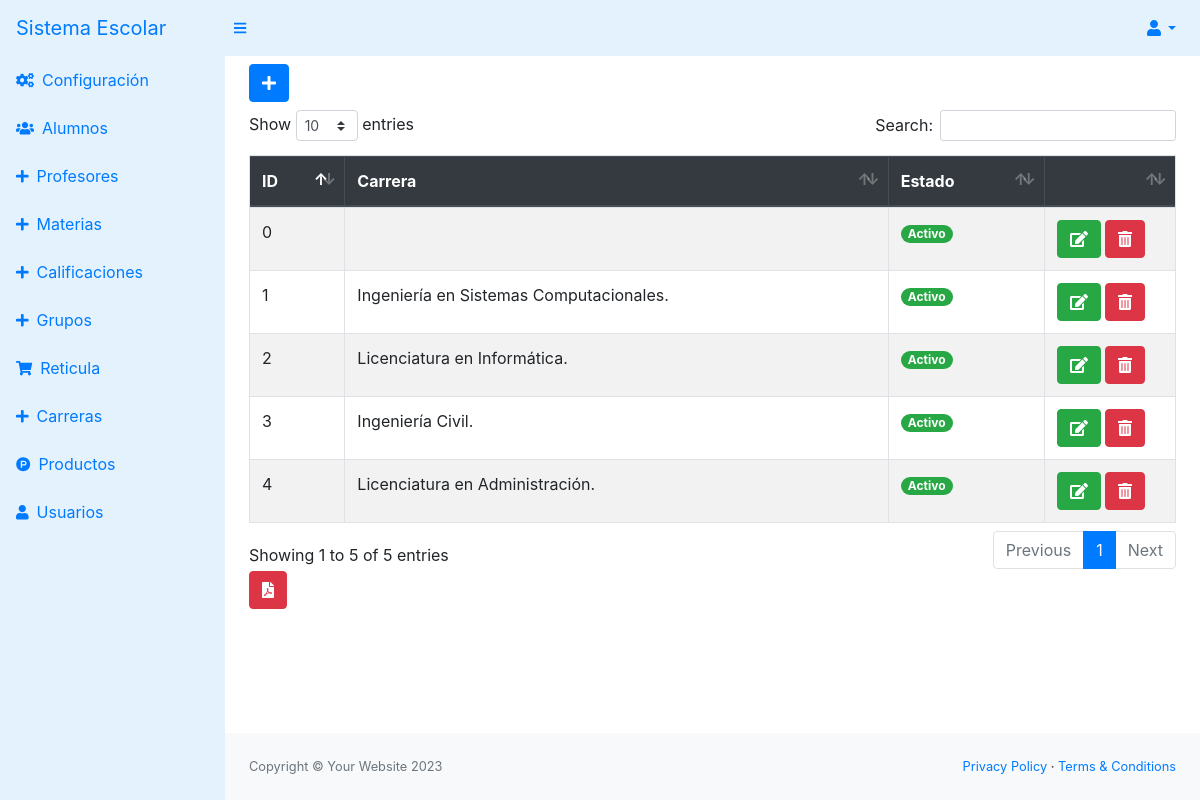
The app's page /src/registrar_carreras.php (signed in) with its own data.
### tables this page shows
CREATE TABLE `carrera` (
  `idmatricula` int(10) NOT NULL,
  `carrera` varchar(50) NOT NULL,
  `estado` int(10) NOT NULL
);

### src/registrar_carreras.php (the view, shortened to what this page needs)
<?php
include_once "includes/header.php";
?>
<button class="btn btn-primary mb-2" type="button" data-toggle="modal" data-target="#nuevo_cliente"><i class="fas fa-plus"></i></button>
<div class="table-responsive">
    <table class="table table-striped table-bordered" id="tbl">
        <thead class="thead-dark">
            <tr>
                <th>ID</th>
                <th>Carrera</th>
                <th>Estado</th>
                <th></th>
            </tr>
        </thead>
        <tbody>
            <?php
            include "../conexion.php";
            $query = mysqli_query($conexion, "SELECT * FROM carrera");
            $result = mysqli_num_rows($query);
            if ($result > 0) {
                while ($data = mysqli_fetch_assoc($query)) {
                    if ($data['estado'] == 1) {
                        $estado = '<span class="badge badge-pill badge-success">Activo</span>';
                    } else {
                        $estado = '<span class="badge badge-pill badge-danger">Inactivo</span>';
                    }
            ?>
                    <tr>
                        <td><?php echo $data['idmatricula']; ?></td>
                        <td><?php echo $data['carrera']; ?></td>
                        <td><?php echo $estado; ?></td>
                        <td>
                            <?php if ($data['estado'] == 1) { ?>
                                <a href="editar_carrera.php?id=<?php echo $data['idmatricula']; ?>" class="btn btn-success"><i class='fas fa-edit'></i></a>
                                <form action="eliminar_carrera.php?id=<?php echo $data['idmatricula']; ?>" method="post" class="confirmar d-inline">
                                    <button class="btn btn-danger" type="submit"><i class='fas fa-trash-alt'></i> </button>
                                </form>
                            <?php } ?>
                        </td>
                    </tr>
            <?php }
            } ?>
        </tbody>
    </table>
    <a href="pdf/generar.php?cl=<?php echo $row['id_cliente'] ?>&v=<?php echo $row['id'] ?>" target="_blank" class="btn btn-danger"><i class="fas fa-file-pdf"></i></a>
</div>
<?php include_once "includes/footer.php"; ?>

### src/includes/header.php (shortened to what this page needs)
<!DOCTYPE html>
<html lang="en">
<head>
    <link href="../assets/css/styles.css" rel="stylesheet" />
    <link href="../assets/css/dataTables.bootstrap4.min.css" rel="stylesheet" />
    <link rel="stylesheet" href="../assets/js/jquery-ui/jquery-ui.min.css">
</head>
<body class="sb-nav-fixed">
    <nav class="sb-topnav navbar navbar-expand" style="background-color: #e3f2fd;">
    <a class="navbar-brand" href="index.php">Sistema Escolar</a>
        <button class="btn btn-link btn-sm order-1 order-lg-0" id="sidebarToggle" href="#"><i class="fas fa-bars"></i></button>
        <ul class="navbar-nav ml-auto">
            <li class="nav-item dropdown">
                <a class="nav-link dropdown-toggle" id="userDropdown" href="#" role="button" data-toggle="dropdown" aria-haspopup="true" aria-expanded="false"><i class="fas fa-user fa-fw"></i></a>
            </li>
        </ul>
    </nav>
    <div id="layoutSidenav">
        <div id="layoutSidenav_nav">
            <nav class="sb-sidenav accordion" style="background-color: #e3f2fd;" id="sidenavAccordion">
                <div class="sb-sidenav-menu">
                    <div class="nav">
                        <a class="nav-link" href="config.php">
                            <div class="sb-nav-link-icon"><i class="fas fa-cogs"></i></div>
                            Configuración
                        </a>
                        <a class="nav-link" href="alumno.php">
                            <div class="sb-nav-link-icon"><i class="fas fa-users"></i></div>
                            Alumnos
                        </a>
                        <a class="nav-link" href="registrar_profesores.php">
                            <div class="sb-nav-link-icon"><i class="fa fa-plus"></i></div>
                            Profesores
                        </a>
                        <a class="nav-link" href="registrar_materia.php">
                            <div class="sb-nav-link-icon"><i class="fa fa-plus"></i></div>
                            Materias
                        </a>
                        <a class="nav-link" href="capturar.php">
                            <div class="sb-nav-link-icon"><i class="fa fa-plus"></i></div>
                            Calificaciones
                        </a>
                        <a class="nav-link" href="registrar_grupo.php">
                            <div class="sb-nav-link-icon"><i class="fa fa-plus"></i></div>
                            Grupos
                        </a>
                        <a class="nav-link" href="reticula.php">
                            <div class="sb-nav-link-icon"><i class="fas fa-shopping-cart"></i></div>
                            Reticula
                        </a>
                        <a class="nav-link" href="registrar_carreras.php">
                            <div class="sb-nav-link-icon"><i class="fa fa-plus"></i></div>
                            Carreras
                        </a>
                        <a class="nav-link" href="productos.php">
                            <div class="sb-nav-link-icon"><i class="fab fa-product-hunt"></i></div>
                            Productos
                        </a>
                        <a class="nav-link" href="usuarios.php">
                            <div class="sb-nav-link-icon"><i class="fas fa-user"></i></div>
                            Usuarios
                        </a>
                    </div>
                </div>
            </nav>
        </div>
        <div id="layoutSidenav_content">
            <main>
        <div class="container-fluid mt-2">

### src/includes/footer.php (shortened to what this page needs)
</div>
</main>
<footer class="py-4 bg-light mt-auto">
    <div class="container-fluid">
        <div class="d-flex align-items-center justify-content-between small">
            <div class="text-muted">Copyright &copy; Your Website 2023</div>
            <div>
                <a href="#">Privacy Policy</a>
                &middot;
                <a href="#">Terms &amp; Conditions</a>
            </div>
        </div>
    </div>
</footer>
</div>
</div>
</body>
</html>

### records on screen
carrera: idmatricula "0", estado "Activo"
carrera: idmatricula "1", carrera "Ingeniería en Sistemas Computacionales.", estado "Activo"
carrera: idmatricula "2", carrera "Licenciatura en Informática.", estado "Activo"
carrera: idmatricula "3", carrera "Ingeniería Civil.", estado "Activo"
carrera: idmatricula "4", carrera "Licenciatura en Administración.", estado "Activo"
